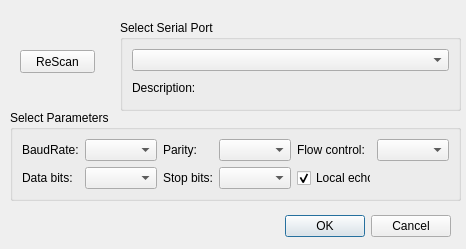
<?xml version="1.0" encoding="UTF-8"?>
<ui version="4.0">
 <class>SettingsWindow</class>
 <widget class="QDialog" name="SettingsWindow">
  <property name="geometry">
   <rect>
    <x>0</x>
    <y>0</y>
    <width>466</width>
    <height>249</height>
   </rect>
  </property>
  <property name="windowTitle">
   <string>Dialog</string>
  </property>
  <widget class="QDialogButtonBox" name="buttonBox">
   <property name="geometry">
    <rect>
     <x>10</x>
     <y>210</y>
     <width>441</width>
     <height>32</height>
    </rect>
   </property>
   <property name="orientation">
    <enum>Qt::Horizontal</enum>
   </property>
   <property name="standardButtons">
    <set>QDialogButtonBox::Cancel|QDialogButtonBox::Ok</set>
   </property>
  </widget>
  <widget class="QPushButton" name="rescan">
   <property name="geometry">
    <rect>
     <x>20</x>
     <y>50</y>
     <width>75</width>
     <height>23</height>
    </rect>
   </property>
   <property name="text">
    <string>ReScan</string>
   </property>
  </widget>
  <widget class="QGroupBox" name="selectBox">
   <property name="geometry">
    <rect>
     <x>120</x>
     <y>20</y>
     <width>341</width>
     <height>91</height>
    </rect>
   </property>
   <property name="title">
    <string>Select Serial Port</string>
   </property>
   <layout class="QGridLayout" name="gridLayout">
    <item row="0" column="0">
     <widget class="QComboBox" name="serialPortInfoListBox"/>
    </item>
    <item row="1" column="0">
     <widget class="QLabel" name="descriptionLabel">
      <property name="text">
       <string>Description:</string>
      </property>
     </widget>
    </item>
   </layout>
  </widget>
  <widget class="QGroupBox" name="parametersBox">
   <property name="geometry">
    <rect>
     <x>10</x>
     <y>110</y>
     <width>451</width>
     <height>91</height>
    </rect>
   </property>
   <property name="title">
    <string>Select Parameters</string>
   </property>
   <layout class="QGridLayout" name="gridLayout_2">
    <item row="0" column="0">
     <widget class="QLabel" name="baudRateLabel">
      <property name="text">
       <string>BaudRate:</string>
      </property>
     </widget>
    </item>
    <item row="0" column="1">
     <widget class="QComboBox" name="baudRateBox"/>
    </item>
    <item row="1" column="0">
     <widget class="QLabel" name="dataBitsLabel">
      <property name="text">
       <string>Data bits:</string>
      </property>
     </widget>
    </item>
    <item row="0" column="4">
     <widget class="QLabel" name="flowControlLabel">
      <property name="text">
       <string>Flow control:</string>
      </property>
     </widget>
    </item>
    <item row="0" column="3">
     <widget class="QComboBox" name="parityBox"/>
    </item>
    <item row="1" column="4">
     <widget class="QCheckBox" name="localEchoCheckBox">
      <property name="text">
       <string>Local echo</string>
      </property>
      <property name="checked">
       <bool>true</bool>
      </property>
     </widget>
    </item>
    <item row="0" column="5">
     <widget class="QComboBox" name="flowControlBox"/>
    </item>
    <item row="1" column="3">
     <widget class="QComboBox" name="stopBitsBox"/>
    </item>
    <item row="1" column="2">
     <widget class="QLabel" name="stopBitsLabel">
      <property name="text">
       <string>Stop bits:</string>
      </property>
     </widget>
    </item>
    <item row="1" column="1">
     <widget class="QComboBox" name="dataBitsBox"/>
    </item>
    <item row="0" column="2">
     <widget class="QLabel" name="parityLabel">
      <property name="text">
       <string>Parity:</string>
      </property>
     </widget>
    </item>
   </layout>
  </widget>
 </widget>
 <resources/>
 <connections>
  <connection>
   <sender>buttonBox</sender>
   <signal>accepted()</signal>
   <receiver>SettingsWindow</receiver>
   <slot>accept()</slot>
   <hints>
    <hint type="sourcelabel">
     <x>248</x>
     <y>254</y>
    </hint>
    <hint type="destinationlabel">
     <x>157</x>
     <y>274</y>
    </hint>
   </hints>
  </connection>
  <connection>
   <sender>buttonBox</sender>
   <signal>rejected()</signal>
   <receiver>SettingsWindow</receiver>
   <slot>reject()</slot>
   <hints>
    <hint type="sourcelabel">
     <x>316</x>
     <y>260</y>
    </hint>
    <hint type="destinationlabel">
     <x>286</x>
     <y>274</y>
    </hint>
   </hints>
  </connection>
 </connections>
</ui>
